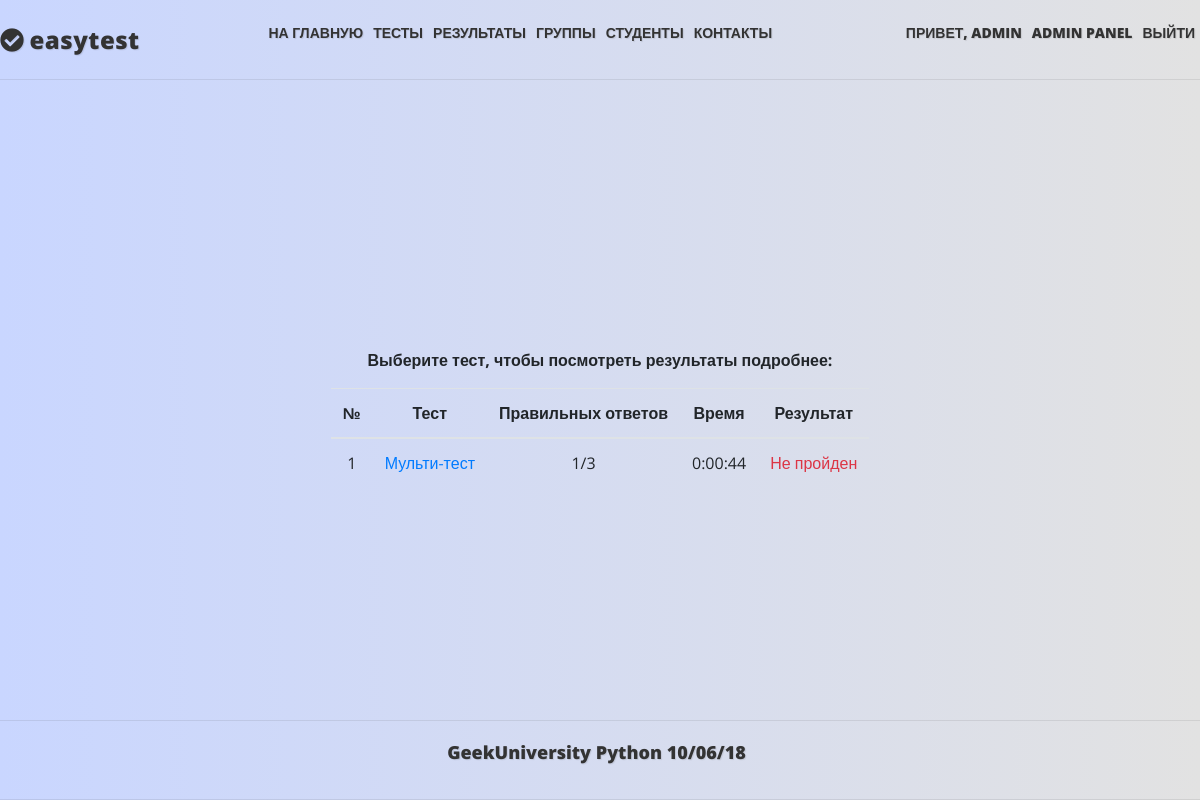
/results/1/ (signed in), run on an earlier commit of the app's database.
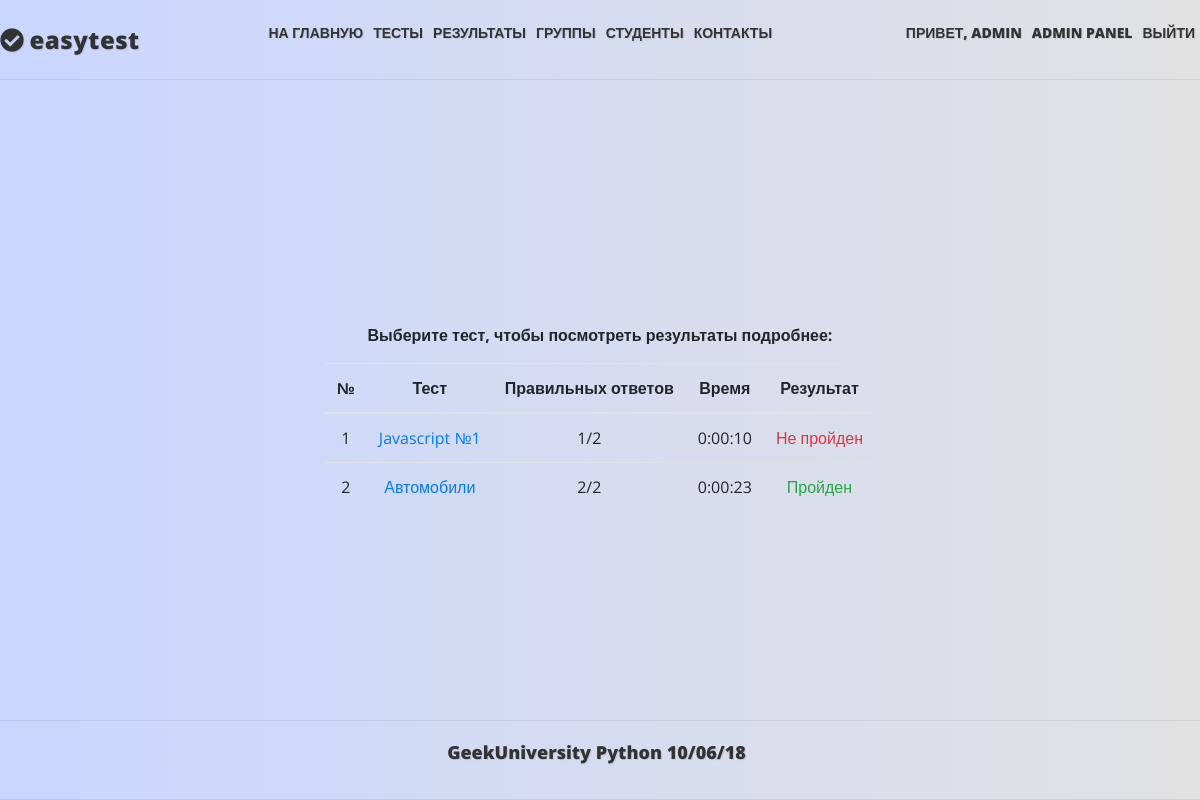
And on a later commit of the database.
### mainapp/models.py (models this page shows, shortened)
class Core(models.Model):
    title = models.CharField(_('title'), max_length=250, blank=True)
    description = models.TextField(_('description'), blank=True)
    sort = models.IntegerField(_('sort'), default=0, null=True, blank=True)
    active = models.BooleanField(_('active'), default=True)
    deleted = models.BooleanField(_('deleted'), default=False)
    all_objects = models.Manager()
    objects = CoreManager()
    class Meta:
        abstract = True

class Result(Core):
    class Meta:
        verbose_name = _('Результат')
        verbose_name_plural = _('Результаты')
    owner = models.ForeignKey(User, null=False, blank=True, related_name='results', on_delete=models.PROTECT)
    test = models.ForeignKey(Test, null=True, blank=True, related_name='results', on_delete=models.CASCADE)
    right_answers_count = models.PositiveIntegerField(_('right answers count'), default=0, blank=True)
    wrong_answers_count = models.PositiveIntegerField(_('wrong answers count'), default=0, blank=True)
    time = models.TimeField(_('time for test'), default=timezone.now, blank=True)
    is_test_passed = models.BooleanField(_('is test passed'), default=False)
    objects = ResultManager()
    def question_count(self):
        return self.right_answers_count + self.wrong_answers_count

class Test(Core):
    class Meta:
        verbose_name = _('Тест')
        verbose_name_plural = _('Тесты')
    owner = models.ForeignKey(User, null=False, blank=True, related_name='tests', on_delete=models.PROTECT)
    category = models.ForeignKey(TestCategory, null=True, blank=True, on_delete=models.SET_NULL)
    keywords = models.ManyToManyField(Keyword, blank=True, related_name='tests')
    questions = models.ManyToManyField(Question, blank=True, related_name='tests')
    max_questions = models.PositiveIntegerField(_('Count questions'), default=1, blank=True)
    required_correct_answers = models.PositiveIntegerField(_('Required correct answers'), default=0, blank=True)
    time = models.TimeField(_('Max time for test'), default=datetime.time(0, 30), blank=True)
    objects = TestManager()
    TEST_TYPE_CHOICES = (
        ('th', 'teaching'),  # с цифрами (под индексом 0 в кортежах) форма создания теста не проходила, изменил на строку
        ('ex', 'exam'),
        )
    test_type = models.CharField(max_length=2, choices=TEST_TYPE_CHOICES, default='th')
    """ типы тестов - учебный и экзаменационный(на время и оценку) - это реализуем позже.
    Необходимо будет также добавить время на прохождение теста, проценты правильных ответов для разных оценок."""

### mainapp/views.py (the view)
# urls.py: path('results/<int:pk>/', mainapp.ResultList.as_view(), name='results'),
class ResultList(LoginRequiredMixin, ListView):
    model = Result
    login_url = reverse_lazy('authapp:login')
    def get_context_data(self, **kwargs):
        context = super().get_context_data(**kwargs)
        context['student'] = self.kwargs.get('student')
        return context
    def get_queryset(self):
        user = self.request.user
        pk = self.kwargs.pop('pk')
        if user.is_staff is True and int(pk) != user.id:
            student = user.students.get_student(pk, user)
            if student:
                user = student
                self.kwargs['student'] = student
        return self.model.objects.get_results(user)

### mainapp/models.py (called while the page is built)
    def get_all_queryset(self):
        return CoreQuerySet(self.model)

    def get_queryset(self):
        return self.get_all_queryset()

    def get_results(self, owner_pk):
        return self.filter(owner=owner_pk, active=True)

    def get_student(self, student_pk, teacher_pk):
        student = self.filter(pk=student_pk, teacher=teacher_pk)
        if student:
            student = student.first()
        return student

### mainapp/templates/mainapp/result_list.html (shortened to what this page needs)
{% extends "base.html" %}
{% load static i18n %}
{% block content %}
    {% with current_kwargs=request.resolver_match.kwargs.pk  %}
        <div class="center_full">
            {% if object_list %}
                <b>{% trans 'Выберите тест, чтобы посмотреть результаты подробнее:' %}</b></p>
                <table class="table table_result">
                    <thead>
                    <tr>
                        <th>№</th>
                        <th>{% trans 'Тест' %}</th>
                        <th>{% trans 'Правильных ответов' %}</th>
                        <th>{% trans 'Время' %}</th>
                        <th>{% trans 'Результат' %}</th>
                    </tr>
                    </thead>
                    <tbody>
                    {% for object in object_list %}
                        <tr>
                            <td>{{ forloop.counter }}</td>
                            <td><a href="{% url 'mainapp:result' current_kwargs object.test.pk %}">{{ object.test.title }}</a></td>
                            <td>{{ object.right_answers_count }}/{{ object.question_count }}</td>
                            <td>{{ object.time|date:"G:i:s" }}</td>
                            <td>
                                {% if object.is_test_passed %}<span class="text-success">{% trans 'Пройден' %}</span>
                                {% else %}<span class="text-danger">{% trans 'Не пройден' %}</span>{% endif %}
                            </td>
                        </tr>
                    {% endfor %}
                    </tbody>
                </table>
            {% else %}
                <h2>{{ student.first_name|default:student.username|title }} {% trans 'пока не прошел ни одного теста' %}</h2>
            {% endif %}
        </div>
    {% endwith %}
{% endblock content %}

### templates/base.html (shortened to what this page needs)
{% load static i18n %}
<!DOCTYPE html>
<html lang="en">
<head>
    {% block styles %}
        <link rel="stylesheet" href="https://stackpath.bootstrapcdn.com/bootstrap/4.1.3/css/bootstrap.min.css">
        <link rel="stylesheet" href= "{% static 'css/style.css' %}?v={{ VERSION }}" >
    {% endblock styles %}
    <link rel="stylesheet" href="https://use.fontawesome.com/releases/v5.4.1/css/all.css">
</head>
<body>
<div class="header">
    <div class="center_content_header">
        <div class="logo">
            <i class="fas fa-check-circle"></i>
            <a href="{% url 'mainapp:main' %}">easytest</a>
        </div>
        <div class="menu">
            <ul>
                <li><a href="{% url 'mainapp:main' %}">{% trans 'На главную' %}</a></li>
                <li><a href="{% if user.is_staff %}#{% else %}{% url 'mainapp:tests' %}{% endif %}">{% trans 'Тесты' %}</a>
                </li>
                {% if user.is_authenticated %}
                    <li><a href="{% if user.is_staff %}#{% else %}{% url 'mainapp:results' user.id %}{% endif %}">{% trans 'Результаты' %}</a>
                    </li>
                {% endif %}
                {% if user.is_staff %}
                    <li><a href="{% url 'mainapp:groups' %}">{% trans 'Группы' %}</a></li>
                    <li><a href="{% url 'mainapp:students' %}">{% trans 'Студенты' %}</a></li>
                {% endif %}
                <li><a href="#">{% trans 'Контакты' %}</a></li>
            </ul>
        </div>
        <div class="menu">
            <ul>
                {% if user.is_authenticated %}
                    <li><a href="{% url 'auth:edit' %}">{% trans 'Привет, ' %}{{ user.first_name|default:user.username }}</a></li>
                    {% if user.is_staff %}
                        <li><a href="{% url 'admin:index' %}">{% trans 'Admin panel' %}</a></li>
                    {% endif %}
                    <li><a href="{% url 'auth:logout' %}">{% trans 'Выйти' %}</a></li>
                {% else %}
                    <li><a href="{% url 'auth:login' %}">{% trans 'Войти' %}</a></li>
                {% endif %}
            </ul>
        </div>
    </div>
</div>
<div class="content">
    {% block content %}
    {% endblock content %}
</div>
<div class="footer">
    <p>GeekUniversity Python 10/06/18</p>
</div>
</body>
</html>

### mainapp/static/css/style.css (style rules this page uses)
* { padding: 0px; margin: 0px; }
body { display: flex; flex-direction: column; background: linear-gradient(to right, #c9d6ff, #e2e2e2); min-height: 100vh; font-family: 'Open Sans', Arial, sans-serif; }
.header, .footer { align-items: center; justify-content: center; display: flex; min-height: 80px; border-bottom: 1px solid rgba(51, 51, 51, 0.1); text-shadow: 1px 1px 1px rgba(0, 0, 0, 0.1); }
.header { margin-bottom: 50px; }
.header .center_content_header { display: flex; width: 1270px; justify-content: space-between; align-items: center; }
.header .center_content_header .logo { display: flex; align-items: center; font-weight: 900; padding: 0; font-size: 24px; text-shadow: 1px 1px 1px rgba(0, 0, 0, 0.1); letter-spacing: 0.5px; line-height: normal; color: #333333; }
.header .center_content_header .logo i { color: #333333; align-items: center; margin-right: 5px; }
.header .center_content_header .logo a { text-decoration: none; color: #333333; font-weight: 900; }
.menu ul { display: flex; list-style-type: none; }
.menu ul li { padding: 0 5px; }
.menu ul li a, .menu ul li .input_as_a { text-decoration: none; color: #333333; font-weight: 900; font-size: 14px; text-transform: uppercase; padding-bottom: 5px; border-bottom: 1px solid transparent; }
.content, .center, .center_full { display: flex; flex-direction: column; align-items: center; justify-content: center; }
.content, .center_full { flex: 1; }
.content { justify-content: flex-start; }
.table_result { max-width: 800px; }
.table_result tr { text-align: center; }
.footer { border-top: 1px solid rgba(51, 51, 51, 0.1); }
.footer p { color: #333333; font-weight: 900; font-size: 18px; padding-right: 7px; }

What changed in the data, as far as the page shows it:
removed Result: test "Мульти-тест", right_answers_count "1", question_count "3", time "0:00:44"
added Result: test "Javascript №1", right_answers_count "1", question_count "2", time "0:00:10"
added Result: test "Автомобили", right_answers_count "2", question_count "2", time "0:00:23"
